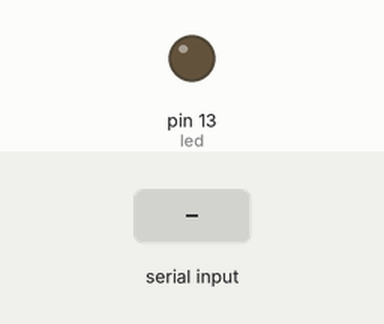
A sketch run on a simulated Arduino Uno, built with avr-gcc and run on an emulated ATmega328P. Shown: output pins drawn as LEDs (lit = HIGH). Inputs (shaded band) come from the test bench.

Above: at 1.2 s.
1.3 s: "a" received over Serial
At 1.6 s:
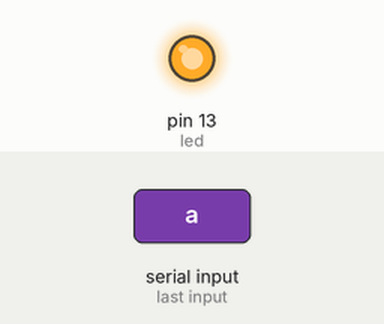
Timing chart, 0 to 4.3 s (numbered marks = the images above; inputs shaded):
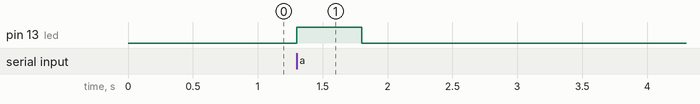

The sketch:

agnes-arduino.ino
```cpp
int led = 13;
void setup() {
  // put your setup code here, to run once:
  Serial.begin(9600);
  pinMode(led,OUTPUT);

}

void loop() {
  // put your main code here, to run repeatedly:
    if (Serial.available() > 0){
         if (Serial.read() == 97){ // letra a

            digitalWrite(led, HIGH);   // turn the LED on (HIGH is the voltage level)
            delay(500); // wait for a second
            digitalWrite(led, LOW);

         }
     }
}
```

Measured:
- after the input at 1.3 s, pin 13 (led): LOW → HIGH at once, → LOW 0.50 s later
